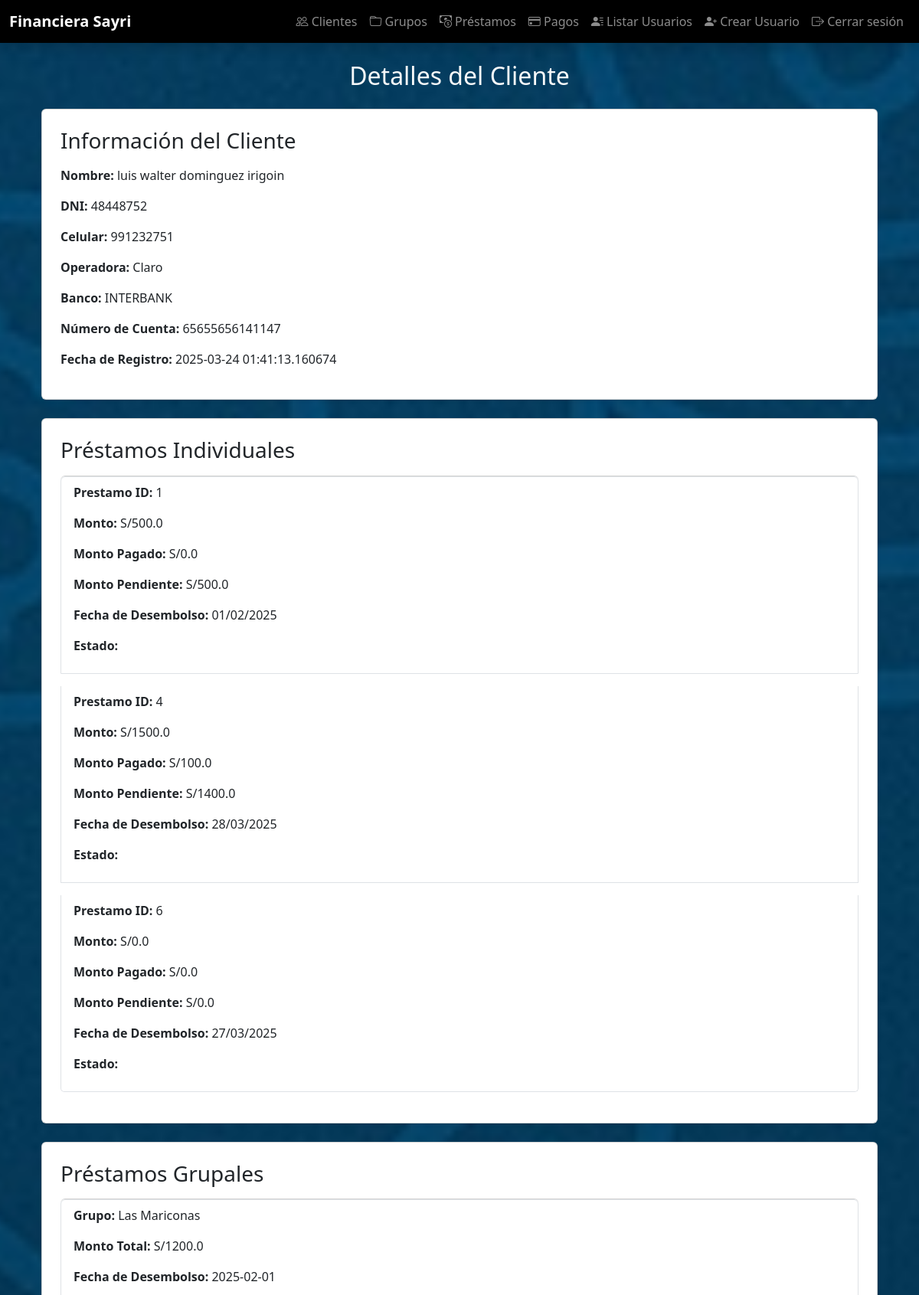
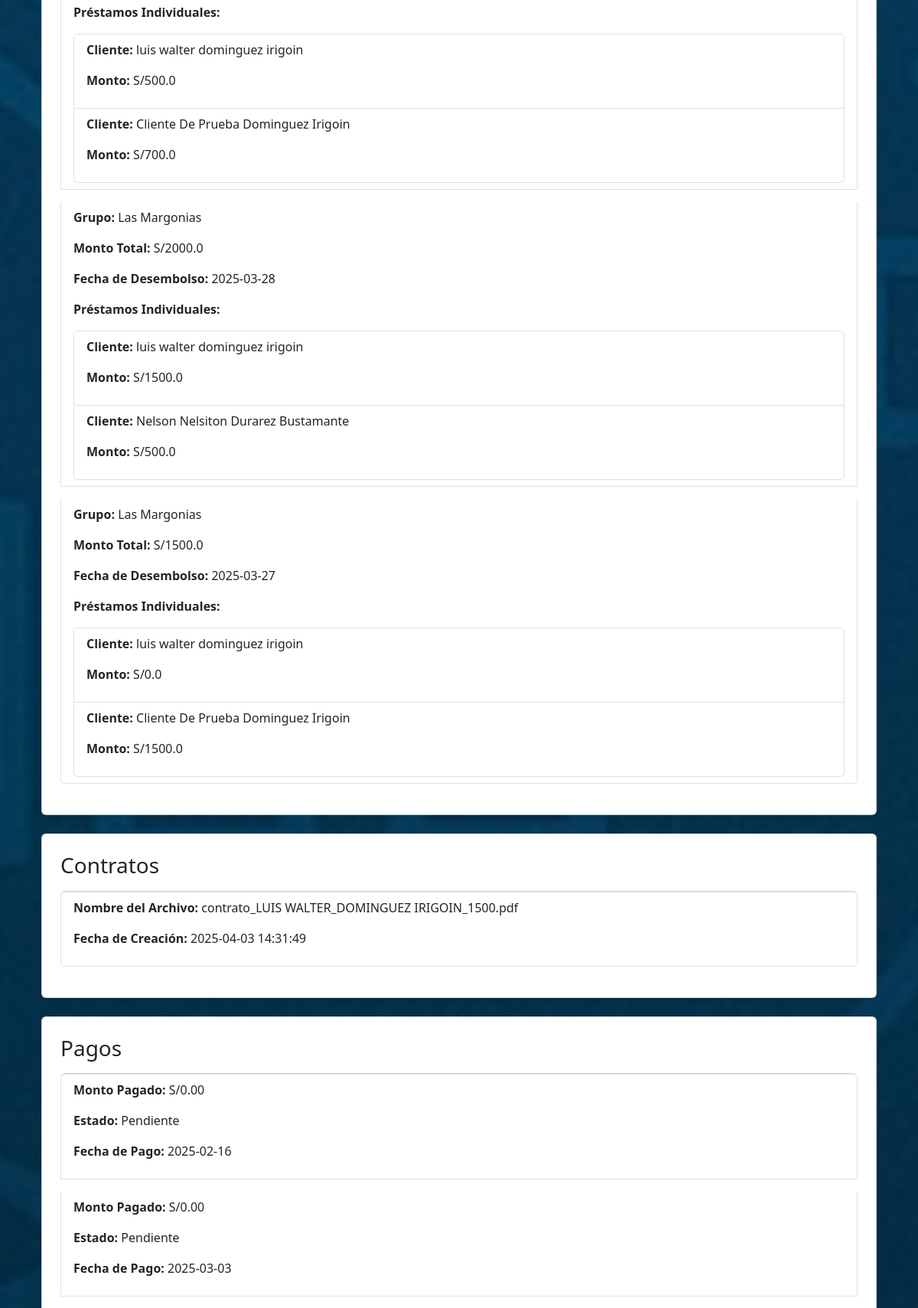
The page /clientes/1 (signed in, upper part) on the database its author committed (2 pictures, top to bottom).
### models/cliente.py (models this page shows)
class Cliente(db.Model):
    __tablename__ = 'cliente'
    id = db.Column(db.Integer, primary_key=True)
    nombre = db.Column(db.String(100), nullable=False)
    apellido = db.Column(db.String(100), nullable=False)
    dni = db.Column(db.String(15), unique=True, nullable=False)
    celular = db.Column(db.String(20), nullable=False)
    operadora = db.Column(db.String(50))
    banco = db.Column(db.String(50))
    numero_cuenta = db.Column(db.String(50))
    fecha_registro = db.Column(db.DateTime, default=datetime.utcnow)
    grupo_id = db.Column(db.Integer, db.ForeignKey('grupo.id'), nullable=False)
    prestamos_individuales = db.relationship('PrestamoIndividual', backref='cliente', lazy=True)

### models/prestamo_individual.py (models this page shows)
class PrestamoIndividual(db.Model):
    __tablename__ = 'prestamoindividual'
    id = db.Column(db.Integer, primary_key=True)
    prestamo_grupal_id = db.Column(db.Integer, db.ForeignKey('prestamogrupal.id'), nullable=False)
    cliente_id = db.Column(db.Integer, db.ForeignKey('cliente.id'), nullable=False)
    monto_pagado = db.Column(db.Float, default=0.0)
    monto = db.Column(db.Float, nullable=False)
    pagos = db.relationship('Pago', back_populates='prestamo_individual', lazy='subquery')  # Considerar 'subquery' si hay muchos pagos
    prestamo_grupal = db.relationship('PrestamoGrupal', back_populates='prestamos_individuales')
    @property
    def monto_pendiente(self):
        if self.monto_pagado is None:
            return self.monto
        return self.monto - self.monto_pagado

### models/prestamo_grupal.py (models this page shows)
class PrestamoGrupal(db.Model):
    __tablename__ = 'prestamogrupal'
    id = db.Column(db.Integer, primary_key=True)
    grupo_id = db.Column(db.Integer, db.ForeignKey('grupo.id'), nullable=False)
    fecha_desembolso = db.Column(db.Date, nullable=False, default=date.today)  # Valor por defecto: hoy
    prestamos_individuales = db.relationship('PrestamoIndividual', back_populates='prestamo_grupal', lazy='subquery')
    @property
    def monto_total(self):
        return sum(prestamo.monto for prestamo in self.prestamos_individuales) if self.prestamos_individuales else 0.0

### models/grupo.py (models this page shows)
class Grupo(db.Model):
    __tablename__ = 'grupo'
    id = db.Column(db.Integer, primary_key=True)
    nombre = db.Column(db.String(100), nullable=False)
    fecha_creacion = db.Column(db.DateTime, default=datetime.utcnow)
    prestamos_grupales = db.relationship('PrestamoGrupal', backref='grupo', lazy=True)
    clientes = db.relationship('Cliente', backref='grupo', lazy=True)

### models/contrato.py (models this page shows)
class Contrato(db.Model):
    __tablename__ = 'contrato'
    id = db.Column(db.Integer, primary_key=True)
    nombre_archivo = db.Column(db.String(255), nullable=False)
    archivo = db.Column(db.LargeBinary, nullable=False)
    fecha_creacion = db.Column(db.DateTime, default=db.func.current_timestamp())
    cliente_id = db.Column(db.Integer, db.ForeignKey('cliente.id'), nullable=False)
    prestamo_individual_id = db.Column(db.Integer, db.ForeignKey('prestamoindividual.id'), nullable=False)  # Nuevo campo
    cliente = db.relationship('Cliente', backref=db.backref('contratos', lazy=True))
    prestamo_individual = db.relationship('PrestamoIndividual', backref=db.backref('contratos', lazy=True))

### models/pago.py (models this page shows)
class Pago(db.Model):
    __tablename__ = 'pago'
    id = db.Column(db.Integer, primary_key=True)
    cliente_id = db.Column(db.Integer, db.ForeignKey('cliente.id'), nullable=False)
    prestamo_individual_id = db.Column(db.Integer, db.ForeignKey('prestamoindividual.id'), nullable=False)
    monto_pendiente = db.Column(db.Numeric(10, 2), nullable=True)
    monto_pagado = db.Column(db.Numeric(10, 2), nullable=True)
    estado = db.Column(db.String(20), default="Pendiente")
    fecha_pago = db.Column(db.Date, nullable=False)
    cliente = db.relationship('Cliente', backref='pagos')
    prestamo_individual = db.relationship('PrestamoIndividual', back_populates='pagos')

### routes/clientes.py (the view)
@clientes_bp.route('/<int:cliente_id>')
@login_required
def detalle_cliente(cliente_id):
    cliente = Cliente.query.get_or_404(cliente_id)
    prestamos = cliente.prestamos_individuales  # Relación con los préstamos individuales
    contratos = cliente.contratos  # Relación con los contratos
    pagos = cliente.pagos  # Relación con los pagos
    prestamos_grupales = PrestamoGrupal.query.join(PrestamoIndividual).filter(PrestamoIndividual.cliente_id == cliente.id).all()  # Obtener préstamos grupales del cliente
    return render_template('clientes/detalle_cliente.html', cliente=cliente, prestamos=prestamos, contratos=contratos, pagos=pagos, prestamos_grupales=prestamos_grupales)

### app.py (called while the page is built)
def create_app():
    app = Flask(__name__)
    app.config.from_object(Config)
    db.init_app(app)
    Migrate(app, db)
    login_manager = LoginManager()
    login_manager.init_app(app)
    login_manager.login_view = "login.login_view"  # Nombre del blueprint y la ruta de login
    @login_manager.user_loader
    def load_user(user_id):
        return db.session.get(Usuario, int(user_id))  # Asegúrate de que estás obteniendo al usuario de la base de datos
    register_routes(app)
    with app.app_context():
        inicializar_roles()
        crear_admin()  # Crea un usuario admin si no existe
    return app

### templates/clientes/detalle_cliente.html (shortened to what this page needs)
{% extends "base.html" %}
{% block content %}
    <div class="container">
        <h2 class="text-center mb-4">Detalles del Cliente</h2>
        <div class="card p-4 mb-4 shadow-sm">
            <h3 class="mb-3">Información del Cliente</h3>
            <p><strong>Nombre:</strong> {{ cliente.nombre }} {{ cliente.apellido }}</p>
            <p><strong>DNI:</strong> {{ cliente.dni }}</p>
            <p><strong>Celular:</strong> {{ cliente.celular }}</p>
            <p><strong>Operadora:</strong> {{ cliente.operadora }}</p>
            <p><strong>Banco:</strong> {{ cliente.banco }}</p>
            <p><strong>Número de Cuenta:</strong> {{ cliente.numero_cuenta }}</p>
            <p><strong>Fecha de Registro:</strong> {{ cliente.fecha_registro }}</p>
        </div>
        <div class="card p-4 mb-4 shadow-sm">
            <h3 class="mb-3">Préstamos Individuales</h3>
            <ul class="list-group">
                {% for prestamo in prestamos %}
                    <li class="list-group-item mb-3">
                        <p><strong>Prestamo ID:</strong> {{ prestamo.id }}</p>
                        <p><strong>Monto:</strong> S/{{ prestamo.monto }}</p>
                        <p><strong>Monto Pagado:</strong> S/{{ prestamo.monto_pagado }}</p>
                        <p><strong>Monto Pendiente:</strong> S/{{ prestamo.monto_pendiente }}</p>
                        <p><strong>Fecha de Desembolso:</strong> {{ prestamo.prestamo_grupal.fecha_desembolso.strftime('%d/%m/%Y') }}</p>
                        <p><strong>Estado:</strong> {{ prestamo.estado }}</p>
                    </li>
                {% endfor %}
            </ul>
        </div>
        <div class="card p-4 mb-4 shadow-sm">
            <h3 class="mb-3">Préstamos Grupales</h3>
            <ul class="list-group">
                {% for prestamo_grupal in prestamos_grupales %}
                    <li class="list-group-item mb-3">
                        <p><strong>Grupo:</strong> {{ prestamo_grupal.grupo.nombre }}</p>
                        <p><strong>Monto Total:</strong> S/{{ prestamo_grupal.monto_total }}</p>
                        <p><strong>Fecha de Desembolso:</strong> {{ prestamo_grupal.fecha_desembolso }}</p>
                        <p><strong>Préstamos Individuales:</strong></p>
                        <ul class="list-group ml-4">
                            {% for prestamo_individual in prestamo_grupal.prestamos_individuales %}
                                <li class="list-group-item">
                                    <p><strong>Cliente:</strong> {{ prestamo_individual.cliente.nombre }} {{ prestamo_individual.cliente.apellido }}</p>
                                    <p><strong>Monto:</strong> S/{{ prestamo_individual.monto }}</p>
                                </li>
                            {% endfor %}
                        </ul>
                    </li>
                {% endfor %}
            </ul>
        </div>
        <div class="card p-4 mb-4 shadow-sm">
            <h3 class="mb-3">Contratos</h3>
            <ul class="list-group">
                {% for contrato in contratos %}
                    <li class="list-group-item mb-3">
                        <p><strong>Nombre del Archivo:</strong> {{ contrato.nombre_archivo }}</p>
                        <p><strong>Fecha de Creación:</strong> {{ contrato.fecha_creacion }}</p>
                    </li>
                {% endfor %}
            </ul>
        </div>
        <div class="card p-4 mb-4 shadow-sm">
            <h3 class="mb-3">Pagos</h3>
            <ul class="list-group">
                {% for pago in pagos %}
                    <li class="list-group-item mb-3">
                        <p><strong>Monto Pagado:</strong> S/{{ pago.monto_pagado }}</p>
                        <p><strong>Estado:</strong> {{ pago.estado }}</p>
                        <p><strong>Fecha de Pago:</strong> {{ pago.fecha_pago }}</p>
                    </li>
                {% endfor %}
            </ul>
        </div>
    </div>
{% endblock %}

### static/styles.css (style rules this page uses)
body { background: url('/static/images/fondo.jpg') no-repeat center center fixed; background-size: cover; color: white; }

### rows shown on the page
Cliente: nombre "luis walter", apellido "dominguez irigoin", dni "48448752", celular "991232751", operadora "Claro", banco "INTERBANK", numero_cuenta "65655656141147", fecha_registro "2025-03-24 01:41:13.160674"
PrestamoIndividual: id "1", monto "500.0", monto_pagado "0.0", monto_pendiente "500.0", prestamo_grupal.fecha_desembolso "01/02/2025", cliente.nombre "luis walter", cliente.apellido "dominguez irigoin"
PrestamoIndividual: id "4", monto "1500.0", monto_pagado "100.0", monto_pendiente "1400.0", prestamo_grupal.fecha_desembolso "28/03/2025", cliente.nombre "luis walter", cliente.apellido "dominguez irigoin"
PrestamoIndividual: id "6", monto "0.0", monto_pagado "0.0", monto_pendiente "0.0", prestamo_grupal.fecha_desembolso "27/03/2025", cliente.nombre "luis walter", cliente.apellido "dominguez irigoin"
PrestamoGrupal: grupo.nombre "Las Mariconas", monto_total "1200.0", fecha_desembolso "2025-02-01"
PrestamoIndividual: cliente.nombre "Cliente De Prueba", cliente.apellido "Dominguez Irigoin", monto "700.0"
PrestamoGrupal: grupo.nombre "Las Margonias", monto_total "2000.0", fecha_desembolso "2025-03-28"
PrestamoIndividual: cliente.nombre "Nelson Nelsiton", cliente.apellido "Durarez Bustamante", monto "500.0"
PrestamoGrupal: grupo.nombre "Las Margonias", monto_total "1500.0", fecha_desembolso "2025-03-27"
PrestamoIndividual: cliente.nombre "Cliente De Prueba", cliente.apellido "Dominguez Irigoin", monto "1500.0"
Contrato: nombre_archivo "contrato_LUIS WALTER_DOMINGUEZ IRIGOIN_1500.pdf", fecha_creacion "2025-04-03 14:31:49"
Pago: monto_pagado "0.00", estado "Pendiente", fecha_pago "2025-02-16"
Pago: monto_pagado "0.00", estado "Pendiente", fecha_pago "2025-03-03"
